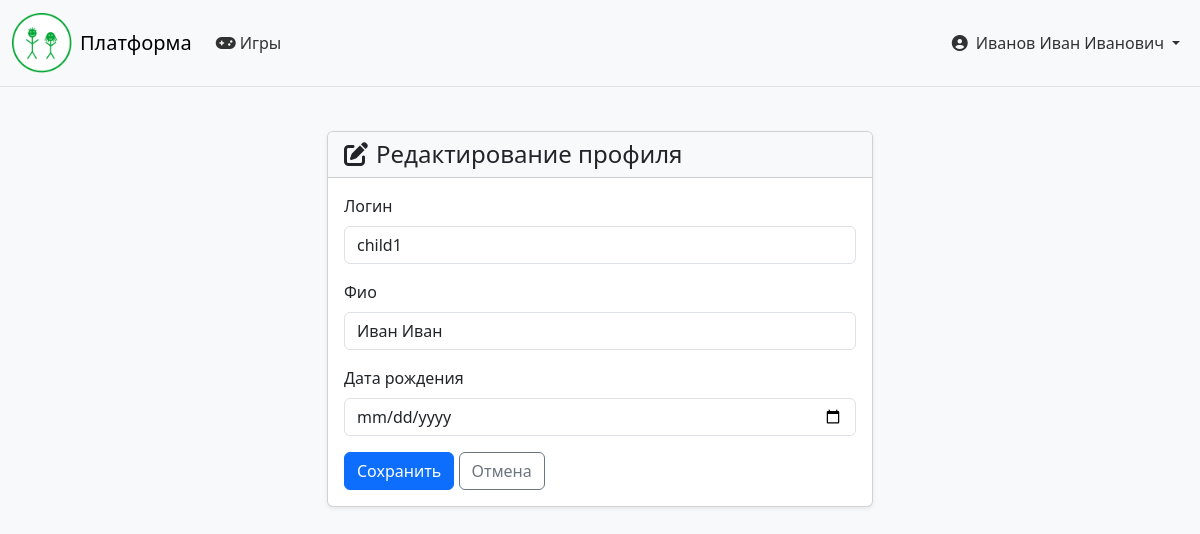
The page /profile/edit/ (signed in) on the database as committed earlier.
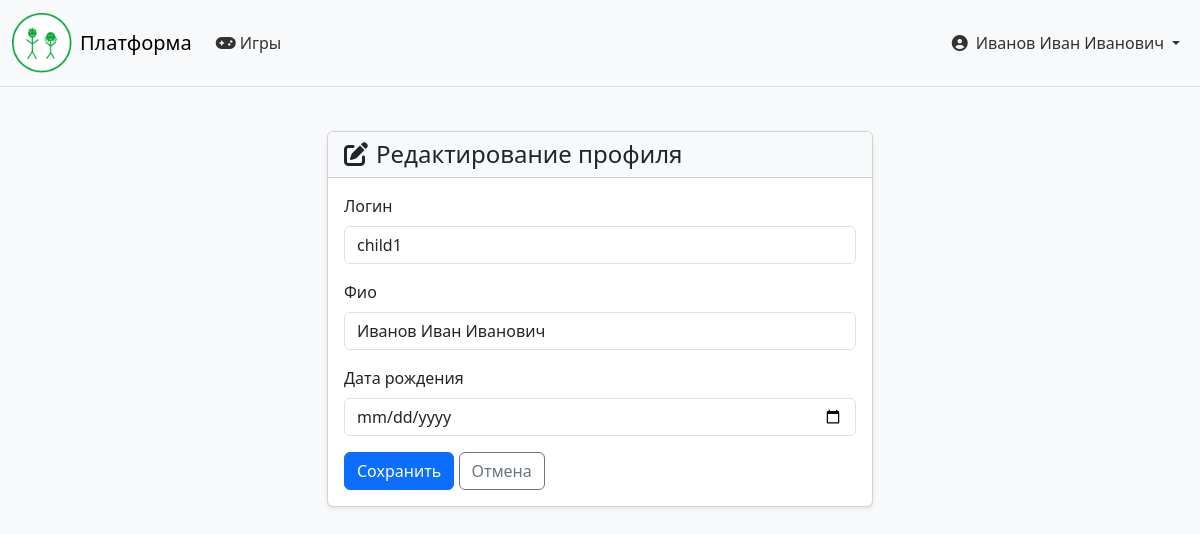
The same page on the database as committed later.
### accounts/models.py (models this page shows, shortened)
class CUsers(models.Model):
    username = models.CharField('логин', max_length=150, unique=True)
    name = models.CharField('фио', max_length=150)
    date_of_b = models.DateField('дата рождения')
    role = models.CharField(max_length=20, choices=[
        ('admin', 'Администратор'),
        ('doctor', 'Врач'),
        ('parent', 'Родитель'),
        ('child', 'Ребёнок'),
    ], default='child')
    password = models.CharField('пароль', max_length=150)
    is_auth = models.BooleanField(default=False)
    created_at = models.DateTimeField(auto_now_add=True)
    children = models.ManyToManyField(
        'self',
        symmetrical=False,
        related_name='parents',
        blank=True
    )
    patients = models.ManyToManyField(
        'self',
        symmetrical=False,
        related_name='doctors',
        blank=True,
        limit_choices_to={'role': 'child'}
    )
    connection_code = models.CharField(max_length=10, blank=True, null=True, unique=True)
    code_expires = models.DateTimeField(blank=True, null=True)
    class Meta:
        verbose_name = 'Пользователь'
        verbose_name_plural = 'Пользователи'

### accounts/views.py (the view)
# urls.py: path('profile/edit/', views.profile_edit_view, name='profile_edit'),
def profile_edit_view(request):
    user_id = request.session.get('user_id')
    if not user_id:
        return redirect('login')
    user = get_object_or_404(CUsers, id=user_id)
    form_class = ProfileSelfEditForm
    if request.method == 'POST':
        form = form_class(request.POST, instance=user)
        if form.is_valid():
            form.save()
            messages.success(request, 'Профиль обновлён')
            return redirect('profile')
    else:
        form = form_class(instance=user)
    context = {
        'form': form,
        'user': user,
    }
    return render(request, 'profile_edit.html', context)

### accounts/forms.py (shortened to what this page needs)
class ProfileSelfEditForm(forms.ModelForm):
    class Meta:
        model = CUsers
        fields = ['username', 'name', 'date_of_b']
        widgets = {
            'username': forms.TextInput(attrs={'class': 'form-control'}),
            'name': forms.TextInput(attrs={'class': 'form-control'}),
            'date_of_b': forms.DateInput(attrs={'class': 'form-control', 'type': 'date'}),
        }

### accounts/templates/profile_edit.html (shortened to what this page needs)
{% extends 'base.html' %}
{% block content %}
<div class="container mt-4">
    <div class="row">
        <div class="col-lg-6 mx-auto">
            <div class="card shadow-sm">
                <div class="card-header bg-light">
                    <h4 class="mb-0"><i class="fas fa-edit me-2"></i>Редактирование профиля</h4>
                </div>
                <div class="card-body">
                    <form method="post">
                        {% for field in form %}
                        <div class="mb-3">
                            <label for="{{ field.id_for_label }}" class="form-label">{{ field.label }}</label>
                            {{ field }}
                        </div>
                        {% endfor %}
                        <button type="submit" class="btn btn-primary">Сохранить</button>
                        <a href="{% url 'profile' %}" class="btn btn-outline-secondary">Отмена</a>
                    </form>
                </div>
            </div>
        </div>
    </div>
</div>
{% endblock %}

### accounts/templates/base.html (shortened to what this page needs)
{% load static %}
<!DOCTYPE html>
<html lang="ru">
<head>
    <link href="https://cdn.jsdelivr.net/npm/bootstrap@5.3.2/dist/css/bootstrap.min.css" rel="stylesheet">
    <link rel="stylesheet" href="https://cdnjs.cloudflare.com/ajax/libs/font-awesome/6.5.1/css/all.min.css">
</head>
<body>
    <nav class="navbar navbar-expand-lg navbar-light bg-light border-bottom sticky-top">
        <div class="container-fluid">
            <a class="navbar-brand d-flex align-items-center" href="{% url 'home' %}">
                <img src="{% static 'img/logo.png' %}" alt="Логотип" class="me-2" onerror="this.style.display='none'">
                <span>Платформа</span>
            </a>
            <div class="collapse navbar-collapse" id="navbarNav">
                <ul class="navbar-nav me-auto">
                    {% if request.session.user_role == 'admin' %}
                    <li class="nav-item"><a class="nav-link" href="{% url 'admin_dashboard' %}"><i class="fas fa-tachometer-alt me-1"></i>Панель</a></li>
                    <li class="nav-item"><a class="nav-link" href="{% url 'admin_verify_licenses' %}"><i class="fas fa-id-card me-1"></i>Лицензии</a></li>
                    <li class="nav-item"><a class="nav-link" href="{% url 'admin_bulk_assign' %}"><i class="fas fa-users me-1"></i>Назначения</a></li>
                    {% elif request.session.user_role == 'doctor' %}
                    <li class="nav-item"><a class="nav-link" href="{% url 'doctor_dashboard' %}"><i class="fas fa-tachometer-alt me-1"></i>Панель</a></li>
                    <li class="nav-item"><a class="nav-link" href="{% url 'profile' %}"><i class="fas fa-user me-1"></i>Профиль</a></li>
                    {% elif request.session.user_role == 'parent' and request.session.user_id %}
                    <li class="nav-item"><a class="nav-link" href="{% url 'parent_dashboard' request.session.user_id %}"><i class="fas fa-home me-1"></i>Мои дети</a></li>
                    <li class="nav-item"><a class="nav-link" href="{% url 'profile' %}"><i class="fas fa-user me-1"></i>Профиль</a></li>
                    {% elif request.session.user_role == 'child' and request.session.user_id %}
                    <li class="nav-item"><a class="nav-link" href="{% url 'game_dashboard' request.session.user_id %}"><i class="fas fa-gamepad me-1"></i>Игры</a></li>
                    {% else %}
                    <li class="nav-item"><a class="nav-link" href="{% url 'home' %}"><i class="fas fa-home me-1"></i>Главная</a></li>
                    <li class="nav-item"><a class="nav-link" href="{% url 'register_choice' %}"><i class="fas fa-user-plus me-1"></i>Регистрация</a></li>
                    {% endif %}
                </ul>
                <ul class="navbar-nav">
                    {% if request.session.user_name %}
                    <li class="nav-item dropdown">
                        <a class="nav-link dropdown-toggle d-flex align-items-center" href="#" id="userDropdown" role="button" data-bs-toggle="dropdown" aria-expanded="false">
                            <i class="fas fa-user-circle me-2"></i>
                            <span class="d-none d-md-inline">{{ request.session.user_name }}</span>
                        </a>
                    </li>
                    {% else %}
                    <li class="nav-item"><a class="nav-link" href="{% url 'login' %}"><i class="fas fa-sign-in-alt me-1"></i>Вход</a></li>
                    {% endif %}
                </ul>
            </div>
        </div>
    </nav>
    <main {% block main_attr %}class="main-default"{% endblock %}>
        <div class="main-content">
            {% block content %}
            {% endblock %}
        </div>
    </main>
</body>
</html>

Rows that differ between the two databases and show on the page:
changed CUsers "child1": session.user_name (not shown) → "Иванов Иван Иванович"; name "Иван Иван" → "Иванов Иван Иванович"
Other text that changed with them:
{{ request.session.user_name }}: "Иванов Иван Иванович" → (not shown)
